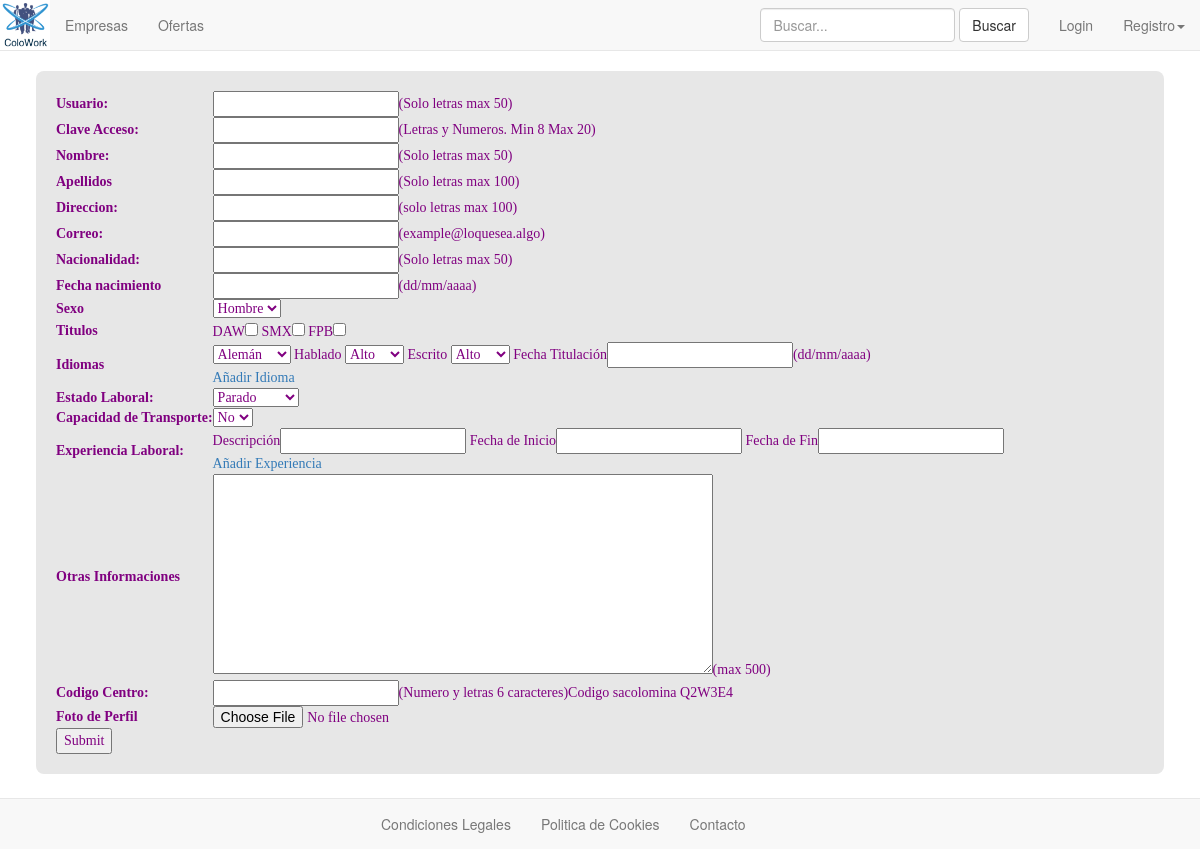
/web/index.php?ctl=altaAlumno, run on the app's committed database.
### tables this page shows
CREATE TABLE IF NOT EXISTS `col_ciclos` (
  `idciclo` int(11) NOT NULL,
  `nombre` varchar(100) NOT NULL,
  `abreviatura` varchar(5) NOT NULL,
  `descripcion` varchar(500) NOT NULL
);

### app/Controller.php (called while the page is built, shortened)
<?php
class Controller{
     public function altaAlumno(){
        $m = new Model(Config::$pro_bd_nombre, Config::$pro_bd_usuario,
                     Config::$pro_bd_clave, Config::$pro_bd_hostname);
         $params = array(
             'user'=>'',
             'nombre' => '',
             'pass' => '',
             'apellidos' =>'',
             'sexo' => '',
             'direccion' => '',
             'correo' => '',
             'nacionalidad' => '',
             'fecha' => '',
             'titulos' => '',
             'idiomas' => '',
             'experiencia' =>'',
             'codigo' =>'',
             'titulos'=>array(),
             'trasporte' =>'',
             'otros' =>'',
             'estado_laboral' => '',
             'opctitulos'=> $m->dameTitulos()
         );
     require __DIR__ . '/templates/altaAlumno.php';
 }
}

### app/Model.php (called while the page is built, shortened)
<?php
class Model {
  protected $conexion;
  public function __construct($dbname,$dbuser,$dbpass,$dbhost){
    $pro_bd_conexion = mysql_connect($dbhost, $dbuser, $dbpass);
    $this->conexion = $pro_bd_conexion;
  }
      public function dameTitulos(){
       $query="SELECT * FROM col_ciclos";
       $result = mysql_query($query, $this->conexion);
       $titulos = array();
       while ($row = mysql_fetch_assoc($result))
         {
             $titulos[] = $row;
         }
         return $titulos;
      }
}

### app/templates/altaAlumno.php (the view, shortened to what this page needs)
<form enctype="multipart/form-data" method="POST" action="index.php?ctl=altaAlumno">
	<table>
		<tr>
			<th>Usuario:</th>
			<td>
				<input type="text" name="user" value="<?php echo $params['user'] ?>" pattern="([a-zA-Z0-9ñÑáéíóúÁÉÍÓÚ\ ]){2,50}" required/>(Solo letras max 50)
			</td>
		</tr>
		<tr>
			<th>Clave Acceso:</th>
			<td>
				<input type="password" name="pass" value="<?php echo $params['pass'] ?>" pattern="[A-Za-z0-9!?-]{8,20}" required />(Letras y Numeros. Min 8 Max 20)
			</td>
		</tr>
		<tr>
			<th>Nombre:</th>
			<td>
				<input type="text" name="nombre" value="<?php echo $params['nombre'] ?>" pattern="([a-zA-ZñÑáéíóúÁÉÍÓÚ\ ]){2,50}" required/>(Solo letras max 50)
			</td>
		</tr>
		<tr>
			<th>Apellidos</th>
			<td>
				<input type="text" name="apellidos" value="<?php echo $params['apellidos'] ?>" pattern="([a-zA-ZñÑáéíóúÁÉÍÓÚ\ ]){2,100}" required/>(Solo letras max 100)
			</td>
		</tr>
		<tr>
			<th>Direccion:</th><td><input type="text" name="direccion" value="<?php echo $params['direccion'] ?>" pattern="([a-zA-ZñÑáéíóúÁÉÍÓÚ\ ]){2,100}" required/>(solo letras max 100)</td>
		</tr>
		<tr>
			<th>Correo: </th>
			<td>
				<input type="text" name="correo" value="<?php echo $params['correo'] ?>" pattern="^[_a-z0-9-]+(.[_a-z0-9-]+)*@[a-z0-9-]+(.[a-z0-9-]+)*(.[a-z]{2,4})$" required/>(example@loquesea.algo)
			</td>
		</tr>
		<tr>
			<th>Nacionalidad:</th>
			<td>
				<input type="text" name="nacionalidad" value="<?php echo $params['nacionalidad'] ?>" pattern="([a-zA-ZñÑáéíóúÁÉÍÓÚ\ ]|\s){2,50}" required/>(Solo letras max 50)
			</td>
		</tr>
		<tr>
			<th>Fecha nacimiento</th>
			<td>
				<input type="text" pattern="^([0][1-9]|[12][0-9]|3[01])(\/|-)([0][1-9]|[1][0-2])\2(\d{4})$" name="fecha" value="<?php echo $params['fecha'] ?>"required/>(dd/mm/aaaa)
			</td>
		</tr>
		<tr><th>Sexo</th>
		<td>
			<select name="sexo">
				<option value="Hombre" <?php if(isset($_POST['sexo'])){ if($_POST['sexo']=='Hombre'){ echo "selected";}}?>>Hombre</option>
			</select>
		</td>
	</tr>
	<tr>
		<th>Titulos</th>
		<td>
			<?php foreach ($params['opctitulos'] as $titulo) :
				if(isset($_POST['titulos'])){
					if(in_array($titulo['abreviatura'], $_POST['titulos'])){?>
				    <?php echo $titulo['abreviatura'] ?><input type="checkbox" name="titulos[]" value="<?php echo $titulo['abreviatura'] ?>" checked >
			<?php }else{ echo $titulo['abreviatura'] ?><input type="checkbox" name="titulos[]" value="<?php echo $titulo['abreviatura'] ?>">
			<?php }
				}else{ ?>
   				<?php echo $titulo['abreviatura'] ?><input type="checkbox" name="titulos[]" value="<?php echo $titulo['abreviatura'] ?>">
			<?php	}
			 endforeach; ?>
		</td>
	</tr>
	<tr>
		<th>Idiomas</th>
		<td id="idiomas">
		<?php if(isset($_POST['idiomas'])){
			$cant=count($_POST['idiomas']);
			for($i=0;$i<$cant;$i++){
		?>
		<div id="idi">
			<select name="idiomas[<?php echo $i ?>]">
				<option value="Aleman" <?php if(isset($_POST['idiomas'])){ if($_POST['idiomas'][$i]=="Aleman"){ echo "selected";}} ?>>Alemán</option>
				<option value="Arabe" <?php if(isset($_POST['idiomas'])){ if($_POST['idiomas'][$i]=="Arabe"){ echo "selected";}} ?>>Árabe</option>
				<option value="Catalan" <?php if(isset($_POST['idiomas'])){ if($_POST['idiomas'][$i]=="Catalan"){ echo "selected";}} ?>>Catalán</option>
				<option value="Español" <?php if(isset($_POST['idiomas'])){ if($_POST['idiomas'][$i]=="Español"){ echo "selected";}} ?>>Español</option>
				<option value="Frances" <?php if(isset($_POST['idiomas'])){ if($_POST['idiomas'][$i]=="Frances"){ echo "selected";}} ?>>Francés</option>
				<option value="Ingles" <?php if(isset($_POST['idiomas'])){ if($_POST['idiomas'][$i]=="Ingles"){ echo "selected";}} ?>>Inglés</option>
				<option value="Italiano" <?php if(isset($_POST['idiomas'])){ if($_POST['idiomas'][$i]=="Italiano"){ echo "selected";}} ?>>Italiano</option>
				<option value="Portugues" <?php if(isset($_POST['idiomas'])){ if($_POST['idiomas'][$i]=="Portugues"){ echo "selected";}} ?>>Portugués</option>
				<option value="Ruso" <?php if(isset($_POST['idiomas'])){ if($_POST['idiomas'][$i]=="Ruso"){ echo "selected";}} ?>>Ruso</option>
			</select>
			Hablado
			<select name="n_hablado[<?php echo $i ?>]">
				<option value="Alto" <?php if(isset($_POST['n_hablado'])){if($_POST['n_hablado'][$i]=="Alto"){echo "selected";}} ?>>Alto</option>
				<option value="Medio" <?php if(isset($_POST['n_hablado'])){if($_POST['n_hablado'][$i]=="Medio"){echo "selected";}} ?>>Medio</option>
				<option value="Bajo" <?php if(isset($_POST['n_hablado'])){if($_POST['n_hablado'][$i]=="Bajo"){echo "selected";}} ?>>Bajo</option>
			</select>
			Escrito
			<select name="n_escrito[<?php echo $i ?>]">
				<option value="Alto" <?php if(isset($_POST['n_escrito'])){if($_POST['n_escrito'][$i]=="Alto"){echo "selected";}} ?>>Alto</option>
				<option value="Medio" <?php if(isset($_POST['n_escrito'])){if($_POST['n_escrito'][$i]=="Medio"){echo "selected";}} ?>>Medio</option>
				<option value="Bajo" <?php if(isset($_POST['n_escrito'])){if($_POST['n_escrito'][$i]=="Bajo"){echo "selected";}} ?>>Bajo</option>
			</select>
			Fecha Titulación<input name="fechat[<?php echo $i ?>]" type="text" value="<?php if(isset($_POST['fechat'])){ echo $params['fechat'][$i];} ?>" pattern="^([0][1-9]|[12][0-9]|3[01])(\/|-)([0][1-9]|[1][0-2])\2(\d{4})$" name="fechat[$i]" required/>(dd/mm/aaaa)
		</div>
		<?php 	}
		}else{ ?>
		<div id="idi">
			<select name="idiomas[0]">
				<option value="Aleman" <?php if(isset($_POST['idiomas'])){ if($_POST['idiomas'][0]=="Aleman"){ echo "selected";}} ?>>Alemán</option>
			</select>
			Hablado
			<select name="n_hablado[0]">
				<option value="Alto" <?php if(isset($_POST['n_hablado'])){if($_POST['n_hablado'][0]=="Alto"){echo "selected";}} ?>>Alto</option>
			</select>
			Escrito
			<select name="n_escrito[0]">
				<option value="Alto" <?php if(isset($_POST['n_escrito'])){if($_POST['n_escrito'][0]=="Alto"){echo "selected";}} ?>>Alto</option>
			</select>
			Fecha Titulación<input type="text" value="<?php if(isset($_POST['fechat'])){ echo $_POST['fechat'][0];} ?>" pattern="^([0][1-9]|[12][0-9]|3[01])(\/|-)([0][1-9]|[1][0-2])\2(\d{4})$" name="fechat[0]" required/>(dd/mm/aaaa)
		</div>
		<?php } ?>
		<a id="but" onclick="anadirIdioma()">Añadir Idioma</a>
		</td>
	</tr>
	<tr>
		<th>Estado Laboral:</th>
		<td>
			<select name="estado_laboral" value="<?php echo $params['estado_laboral'] ?>">
				<option value="Parado" <?php if(isset($_POST['estado_laboral'])){ if($_POST['estado_laboral']=='Parado'){ echo "selected";}} ?>>Parado</option>
			</select>
		</td>
	</tr>
	<tr>
		<th>Capacidad de Transporte:</th>
		<td>
			<select name="transporte">
				<option value="No" <?php if(isset($_POST['transporte'])){ if($_POST['transporte']=='No'){ echo "selected";}} ?>>No</option>
			</select>
		</td>
	</tr>
	<tr>
		<th>Experiencia Laboral:</th>
		<td id="experiencia">
		<?php if(isset($_POST['descripcion'])){
			$cant=count($_POST['descripcion']);
			for($i=0;$i<$cant;$i++){ ?>
				<div id="exp">
					Descripción<input type="text" name="descripcion[<?php echo $i; ?>]" value="<?php if(isset($_POST['descripcion'])){ echo $_POST['descripcion'][$i];} ?>" pattern="([a-zA-ZñÑáéíóúÁÉÍÓÚ\ ]|\s){2,50}" required/>
					Fecha de Inicio<input type="text" value="<?php if(isset($_POST['finicio'])){ echo $_POST['finicio'][$i];} ?>" pattern="^([0][1-9]|[12][0-9]|3[01])(\/|-)([0][1-9]|[1][0-2])\2(\d{4})$" name="finicio[<?php echo $i; ?>]" required/>
					Fecha de Fin<input type="text" value="<?php if(isset($_POST['ffinal'])){ echo $_POST['ffinal'][$i];} ?>" pattern="^([0][1-9]|[12][0-9]|3[01])(\/|-)([0][1-9]|[1][0-2])\2(\d{4})$" name="ffinal[<?php echo $i; ?>]" required/><br>
				</div>
			<?php }
				}else{ ?>
				<div id="exp">
					Descripción<input type="text" name="descripcion[]" value="<?php if(isset($_POST['descripcion'])){ echo $_POST['descripcion'][0];} ?>" pattern="([a-zA-ZñÑáéíóúÁÉÍÓÚ\ ]|\s){2,50}" required/>
					Fecha de Inicio<input type="text" value="<?php if(isset($_POST['finicio'])){ echo $_POST['finicio'][0];} ?>" pattern="^([0][1-9]|[12][0-9]|3[01])(\/|-)([0][1-9]|[1][0-2])\2(\d{4})$" name="finicio[0]" required/>
					Fecha de Fin<input type="text" value="<?php if(isset($_POST['ffinal'])){ echo $_POST['ffinal'][0];} ?>" pattern="^([0][1-9]|[12][0-9]|3[01])(\/|-)([0][1-9]|[1][0-2])\2(\d{4})$" name="ffinal[0]" required/><br>
				</div>
				<a id="but2" onclick="anadirExp()">Añadir Experiencia</a>
			<?php } ?>
		</td>
	</tr>
	<tr>
		<th>Otras Informaciones</th>
		<td>
			<textarea name="otros"><?php echo $params['otros'] ?></textarea>(max 500)
		</td>
	</tr>
	<tr>
		<th>Codigo Centro:</th>
		<td>
			<input type="text" name="codigo" value="<?php echo $params['codigo'] ?>" pattern="[a-zA-Z0-9]{6}">(Numero y letras 6 caracteres)Codigo sacolomina Q2W3E4</td>
	</tr>
	<tr>
		<th>Foto de Perfil</th>
		<td><input type="file" name="foto" /></td>
	</tr>
	</table>
	<input type="submit" name="submit" />
</form>
<?php include 'layout.php' ?>

### web/css/estilo.css (style rules this page uses)
textarea { min-width: 500px !important; min-height: 200px !important; }

### data on the page
col_ciclos: abreviatura "DAW"
col_ciclos: abreviatura "SMX"
col_ciclos: abreviatura "FPB"
